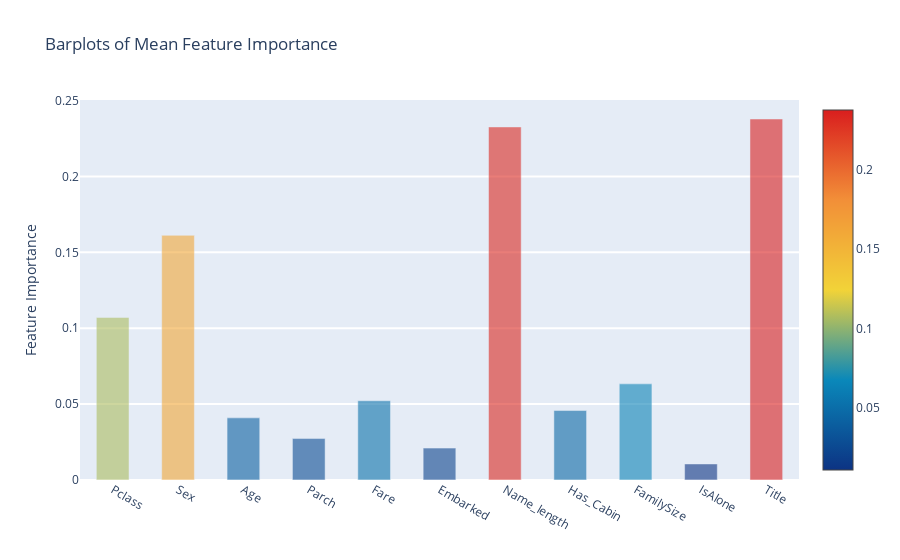

Notebook code for this chart:
### Markdown cell above
### Plotly Barplot of Average Feature Importances
Having obtained the mean feature importance across all our classifiers, we can plot them into a Plotly bar plot as follows:

### Code cell
y=features_dataframe['mean'].values
x=features_dataframe['features'].values
data=[go.Bar(
    x=x,
    y=y,
    width=0.5,
    marker=dict(
        color=features_dataframe['mean'].values,
        colorscale='Portland',
        showscale=True, 
        reversescale=False), 
        opacity=0.6)]

layout=go.Layout(autosize=True,
                title='Barplots of Mean Feature Importance',
                hovermode='closest',
                # xaxis=dict(
                 # title='Pop',
                 # ticklen=5,
                 # zeroline=False, 
                 # gridwidth=2),
                yaxis=dict(
                    title='Feature Importance',
                    ticklen=5,
                    gridwidth=2),
                showlegend=False)
fig=go.Figure(data=data, layout=layout)
py.iplot(fig,filename='bar-direct-labels')

### Figure 1 — Plotly figure (JSON) as saved in the notebook; plotly's stock layout.template omitted (floating-point values rounded to 4 significant figures)
{"data": [{"marker": {"color": [0.1071, 0.1612, 0.04094, 0.0273, 0.05222, 0.021, 0.2326, 0.04578, 0.06335, 0.01057, 0.2379], "colorscale": [[0, "rgb(12,51,131)"], [0.25, "rgb(10,136,186)"], [0.5, "rgb(242,211,56)"], [0.75, "rgb(242,143,56)"], [1, "rgb(217,30,30)"]], "reversescale": false, "showscale": true}, "opacity": 0.6, "type": "bar", "width": 0.5, "x": ["Pclass", "Sex", "Age", "Parch", "Fare", "Embarked", "Name_length", "Has_Cabin", "FamilySize", "IsAlone", "Title"], "y": [0.1071, 0.1612, 0.04094, 0.0273, 0.05222, 0.021, 0.2326, 0.04578, 0.06335, 0.01057, 0.2379]}], "layout": {"autosize": true, "hovermode": "closest", "showlegend": false, "title": {"text": "Barplots of Mean Feature Importance"}, "yaxis": {"gridwidth": 2, "ticklen": 5, "title": {"text": "Feature Importance"}}}}
